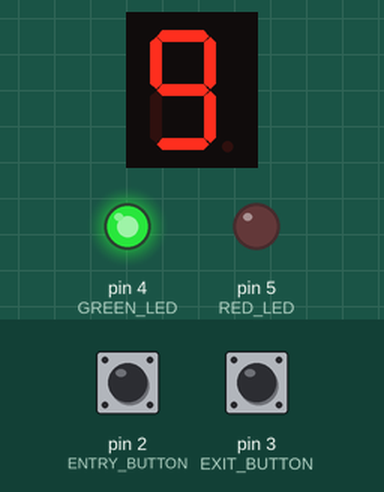
Recording of a sketch running on a simulated Arduino Uno, built with avr-gcc and run on an emulated ATmega328P. On the bench: 1-digit seven-segment display, output pins drawn as LEDs (lit = HIGH). Wiring (inferred from the names in the program): 1-digit 7-segment display, segments lit when HIGH: segments pin 6, pin 7, pin 8, pin 9, pin 10, pin 11, pin 12. Inputs (shaded band) come from the test bench; at power-on: pin 2 (ENTRY_BUTTON) HIGH, pin 3 (EXIT_BUTTON) HIGH. The segment pins are drawn as the display they are named for; pins used as bus, display or sensor lines are not drawn.

Above: at 1.2 s.
1.3 s: pin 2 (ENTRY_BUTTON) pulled LOW for 3.2 s
At 4.3 s:
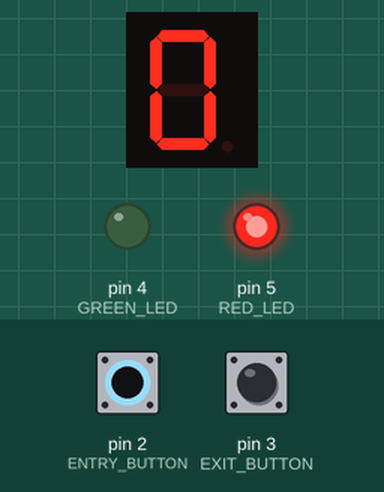
6.0 s: pin 3 (EXIT_BUTTON) pulled LOW for 1 s
At 7.3 s:
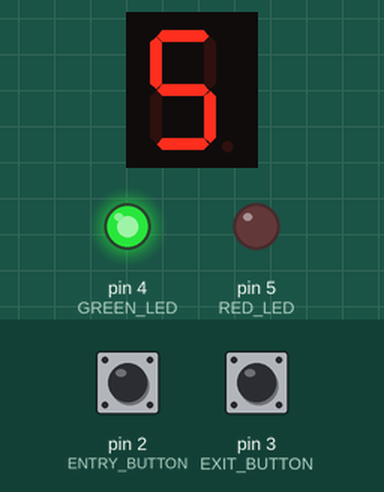
8.5 s: pin 2 (ENTRY_BUTTON) pulled LOW for 1 s
At 8.8 s:
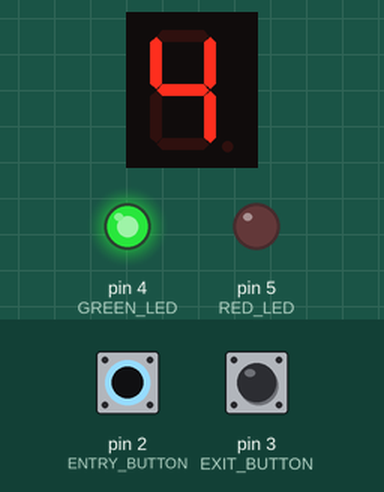
11.0 s: pin 3 (EXIT_BUTTON) pulled LOW for 0.15 s
At 11.7 s:
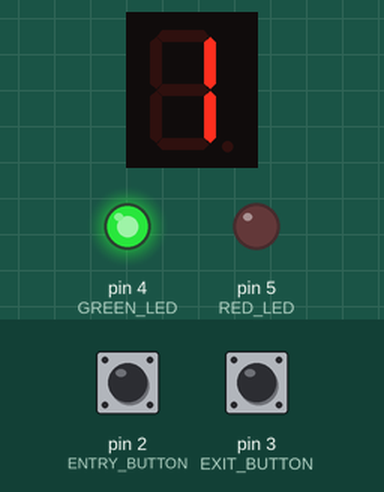
Timing chart, 0 to 13.7 s (numbered marks = the images above; inputs shaded):
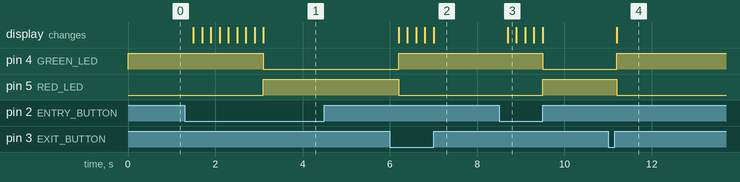

The sketch:

new_ass3.ino
```cpp
// Define pins for push buttons and LEDs
#define ENTRY_BUTTON 2
#define EXIT_BUTTON 3
#define GREEN_LED 4
#define RED_LED 5

// Define pins for 7-segment display
#define SEG_A 6
#define SEG_B 7
#define SEG_C 8
#define SEG_D 9
#define SEG_E 10
#define SEG_F 11
#define SEG_G 12

// Variables
int totalSpaces = 9; // Total parking spaces (0-9)
int freeSpaces = 9;  // Initially all spaces are free

// 7-segment display digit representation
const int digit[10][7] = {
    {1, 1, 1, 1, 1, 1, 0}, // 0
    {0, 1, 1, 0, 0, 0, 0}, // 1
    {1, 1, 0, 1, 1, 0, 1}, // 2
    {1, 1, 1, 1, 0, 0, 1}, // 3
    {0, 1, 1, 0, 0, 1, 1}, // 4
    {1, 0, 1, 1, 0, 1, 1}, // 5
    {1, 0, 1, 1, 1, 1, 1}, // 6
    {1, 1, 1, 0, 0, 0, 0}, // 7
    {1, 1, 1, 1, 1, 1, 1}, // 8
    {1, 1, 1, 1, 0, 1, 1}  // 9
};

void setup() {
  // Set up button pins
  pinMode(ENTRY_BUTTON, INPUT_PULLUP);
  pinMode(EXIT_BUTTON, INPUT_PULLUP);

  // Set up LED pins
  pinMode(GREEN_LED, OUTPUT);
  pinMode(RED_LED, OUTPUT);
  digitalWrite(GREEN_LED, HIGH); // Green LED ON initially
  digitalWrite(RED_LED, LOW);   // Red LED OFF initially

  // Set up 7-segment display pins
  pinMode(SEG_A, OUTPUT);
  pinMode(SEG_B, OUTPUT);
  pinMode(SEG_C, OUTPUT);
  pinMode(SEG_D, OUTPUT);
  pinMode(SEG_E, OUTPUT);
  pinMode(SEG_F, OUTPUT);
  pinMode(SEG_G, OUTPUT);

  // Display initial free spaces
  updateDisplay(freeSpaces);
}

void loop() {
  // Entry Button Logic
  if (digitalRead(ENTRY_BUTTON) == LOW) {
    delay(200); // Debouncing
    if (freeSpaces > 0) {
      freeSpaces--;
    }
    updateLEDs();
    updateDisplay(freeSpaces);
  }

  // Exit Button Logic
  if (digitalRead(EXIT_BUTTON) == LOW) {
    delay(200); // Debouncing
    if (freeSpaces < totalSpaces) {
      freeSpaces++;
    }
    updateLEDs();
    updateDisplay(freeSpaces);
  }
}

// Function to update LEDs based on free space
void updateLEDs() {
  if (freeSpaces == 0) {
    digitalWrite(GREEN_LED, LOW); // No space available
    digitalWrite(RED_LED, HIGH);
  } else {
    digitalWrite(GREEN_LED, HIGH); // Space available
    digitalWrite(RED_LED, LOW);
  }
}

// Function to update the 7-segment display
void updateDisplay(int value) {
  for (int i = 0; i < 7; i++) {
    digitalWrite(SEG_A + i, digit[value][i]);
  }
}
```

Measured:
- after the input at 1.3 s, pin 4 (GREEN_LED): HIGH → LOW after 1.8 s; pin 5 (RED_LED): LOW → HIGH after 1.8 s; the display: first changes after 0.20 s (image 1 shows a later state)
- after the input at 6.0 s, pin 4 (GREEN_LED): LOW → HIGH after 0.20 s; pin 5 (RED_LED): HIGH → LOW after 0.20 s; the display: first changes after 0.20 s (image 2 shows a later state)
- after the input at 8.5 s, pin 4 (GREEN_LED): HIGH → LOW after 1.0 s; pin 5 (RED_LED): LOW → HIGH after 1.0 s; the display: changes after 0.20 s (image 3)
- after the input at 11.0 s, pin 4 (GREEN_LED): LOW → HIGH after 0.20 s; pin 5 (RED_LED): HIGH → LOW after 0.20 s; the display: changes after 0.20 s (image 4)
